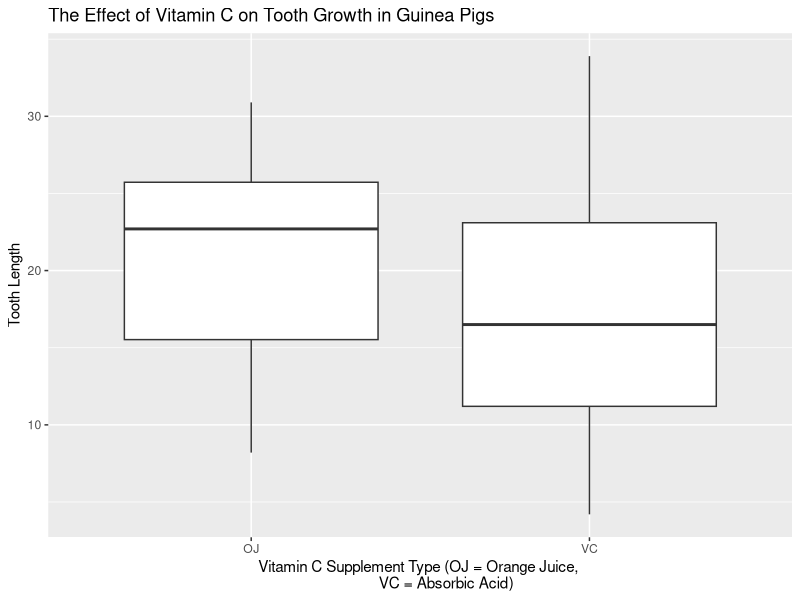
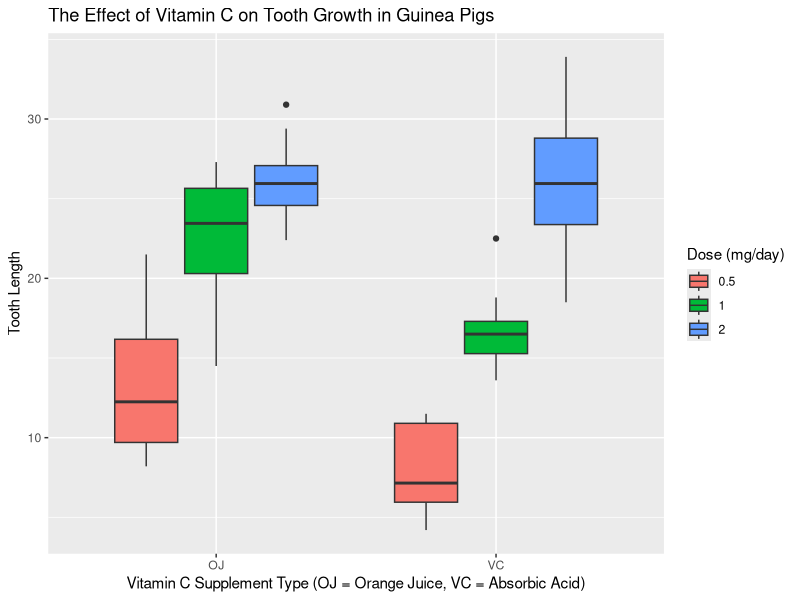

Generate these figures, in order, with R: (Note: this script raises an error after producing the figures.)
## ---- chunk 1
knitr::opts_chunk$set(echo = TRUE)
knitr::opts_chunk$set(fig.width = 8)
## ---- chunk 2
library(datasets)
library(ggplot2)
str(ToothGrowth)
summary(ToothGrowth)
ggplot(ToothGrowth) +
        geom_boxplot(aes(x = supp, y = len)) +
        ylab("Tooth Length") +
        xlab("Vitamin C Supplement Type (OJ = Orange Juice, 
             VC = Absorbic Acid)") +
        ggtitle("The Effect of Vitamin C on Tooth Growth in Guinea Pigs")

## ---- chunk 3
ggplot(ToothGrowth) +
        geom_boxplot(aes(x = supp, y = len, fill = factor(dose)))+
        ylab("Tooth Length") +
        xlab("Vitamin C Supplement Type (OJ = Orange Juice, VC = Absorbic Acid)") +
        labs(fill = "Dose (mg/day)") +
        ggtitle("The Effect of Vitamin C on Tooth Growth in Guinea Pigs")

## ---- chunk 4
t.test(len ~ supp, data = ToothGrowth, paired = FALSE, alternative = "greater",
       var.equal = FALSE)
## ---- chunk 5
library(dplyr)
ojgroup <- filter(ToothGrowth, supp == "OJ")
ojmeans <- summarise(group_by(ojgroup, dose), mean(len))
muo.5 <- as.numeric(ojmeans[1,2])
muo1 <- as.numeric(ojmeans[2,2])
muo2 <- as.numeric(ojmeans[3,2])
## ---- chunk 6
t.test(ojgroup$len[ojgroup$dose== 1], alternative = "two.sided")
## ---- chunk 7
library(dplyr)
vcgroup <- filter(ToothGrowth, supp == "VC")
vcmeans <- summarise(group_by(vcgroup, dose), mean(len))
muv.5 <- as.numeric(vcmeans[1,2])
muv1 <- as.numeric(vcmeans[2,2])
muv2 <- as.numeric(vcmeans[3,2])
## ---- chunk 8
t.test(vcgroup$len[vcgroup$dose== 1], alternative = "two.sided")
